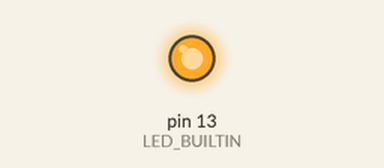
A sketch run on a simulated Arduino Uno, built with avr-gcc and run on an emulated ATmega328P. On the bench: output pins drawn as LEDs (lit = HIGH).

Above: at 0.35 s.
At 11.0 s:
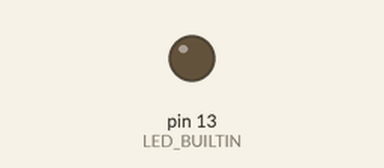
Timing chart, 0 to 15.5 s (numbered marks = the images above):
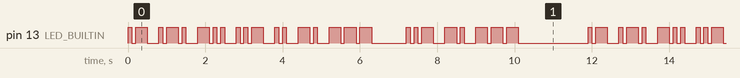

Measured:
- by itself, pin 13 (LED_BUILTIN): moves between LOW and HIGH, repeating every 11.9 s
- by itself, everything shown: repeats every 11.9 s, in 52 steps

The sketch:

morsecode.ino
```cpp
int timeUnit = 100;
int messageBreak = 1500;

void setup() {
  // put your setup code here, to run once:
  // initialize digital pin LED_BUILTIN as an output.
  pinMode(LED_BUILTIN, OUTPUT);

}

void loop() {
  // put your main code here, to run repeatedly:
  printMessage("arduino uno");
  delay(messageBreak);
}


void printMessage(String message){
  //for loop thru the String
  for(int index = 0;index < message.length();index++){
      printLetter(message.charAt(index));
  }
}

void printLetter(char letter){
  if(letter == 'a' || letter == 'A'){
    dit(); dah();
  }
  if(letter == 'b' || letter == 'B'){
    dah(); dit(); dit(); dit();
  }
  if(letter == 'c' || letter == 'C'){
    dah(); dit(); dah(); dit();
  }
  if(letter == 'd' || letter == 'D'){
    dah(); dit(); dit();
  }
  if(letter == 'e' || letter == 'E'){
    dit();
  }
  if(letter == 'f' || letter == 'F'){
    dit(); dit(); dah(); dit();
  }
  if(letter == 'g' || letter == 'G'){
    dah(); dah(); dit();
  }
  if(letter == 'h' || letter == 'H'){
    dit(); dit(); dit(); dit();
  }
  if(letter == 'i' || letter == 'I'){
    dit(); dit();
  }
  if(letter == 'j' || letter == 'J'){
    dit(); dah(); dah(); dah();
  }
  if(letter == 'k' || letter == 'K'){
    dah(); dit(); dah();
  }
  if(letter == 'l' || letter == 'L'){
    dit(); dah(); dit(); dit();
  }
  if(letter == 'm' || letter == 'M'){
    dah(); dah();
  }
  if(letter == 'n' || letter == 'N'){
    dah(); dit();
  }
  if(letter == 'o' || letter == 'O'){
    dah(); dah(); dah();
  }
  if(letter == 'p' || letter == 'P'){
    dit(); dah(); dah(); dit();
  }
  if(letter == 'q' || letter == 'Q'){
    dah(); dah(); dit(); dah();
  }
  if(letter == 'r' || letter == 'R'){
    dit(); dah(); dit();
  }
  if(letter == 's' || letter == 'S'){
    dit(); dit(); dit();
  }
  if(letter == 't' || letter == 'T'){
    dah();
  }
  if(letter == 'u' || letter == 'U'){
    dit(); dit(); dah();
  }
  if(letter == 'v' || letter == 'V'){
    dit(); dit(); dit(); dah();
  }
  if(letter == 'w' || letter == 'W'){
    dit(); dah(); dah();
  }
  if(letter == 'x' || letter == 'X'){
    dah(); dit(); dit(); dah();
  }
  if(letter == 'y' || letter == 'Y'){
    dah(); dit(); dah(); dah();
  }
  if(letter == 'z' || letter == 'Z'){
    dah(); dah(); dit(); dit();
  }
  if(letter == '1'){
    dit(); dah(); dah(); dah(); dah();
  }
  if(letter == '2'){
    dit(); dit(); dah(); dah(); dah();
  }
  if(letter == '3'){
    dit(); dit(); dit(); dah(); dah();
  }
  if(letter == '4'){
    dit(); dit(); dit(); dit(); dah();
  }
  if(letter == '5'){
    dit(); dit(); dit(); dit(); dit();
  }
  if(letter == '6'){
    dah(); dit(); dit(); dit(); dit();
  }
  if(letter == '7'){
    dah(); dah(); dit(); dit(); dit();
  }
  if(letter == '8'){
    dah(); dah(); dah(); dit(); dit();
  }
  if(letter == '9'){
    dah(); dah(); dah(); dah(); dit();
  }
  if(letter == '0'){
    dah(); dah(); dah(); dah(); dah();
  }


  if(letter == ' '){
     delay(6*timeUnit); //if a space is detected, 6 units on top of 1 unit =7
  }
  else{
    delay(2*timeUnit);  // for anything but a space, put in a
  }

}

void dit(){
     digitalWrite(LED_BUILTIN, HIGH);
     delay(timeUnit);
     digitalWrite(LED_BUILTIN, LOW);
     delay(timeUnit);
}
void dah(){
     digitalWrite(LED_BUILTIN, HIGH);
     delay(3*timeUnit);
     digitalWrite(LED_BUILTIN, LOW);
     delay(timeUnit);
}
```
